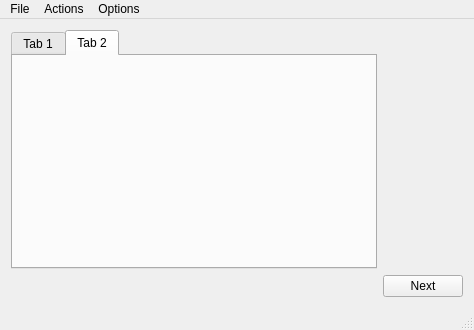
<?xml version="1.0" encoding="UTF-8"?>
<ui version="4.0">
 <class>MainWindow</class>
 <widget class="QMainWindow" name="MainWindow">
  <property name="enabled">
   <bool>true</bool>
  </property>
  <property name="geometry">
   <rect>
    <x>0</x>
    <y>0</y>
    <width>474</width>
    <height>330</height>
   </rect>
  </property>
  <property name="sizePolicy">
   <sizepolicy hsizetype="Minimum" vsizetype="Minimum">
    <horstretch>0</horstretch>
    <verstretch>0</verstretch>
   </sizepolicy>
  </property>
  <property name="minimumSize">
   <size>
    <width>0</width>
    <height>0</height>
   </size>
  </property>
  <property name="windowTitle">
   <string>SH3 Dynamic Campaign v1.2a</string>
  </property>
  <widget class="QWidget" name="centralWidget">
   <property name="sizePolicy">
    <sizepolicy hsizetype="Minimum" vsizetype="Minimum">
     <horstretch>0</horstretch>
     <verstretch>0</verstretch>
    </sizepolicy>
   </property>
   <layout class="QGridLayout" name="gridLayout">
    <item row="0" column="0">
     <widget class="QTabWidget" name="careersTW">
      <property name="enabled">
       <bool>true</bool>
      </property>
      <property name="sizePolicy">
       <sizepolicy hsizetype="Preferred" vsizetype="Preferred">
        <horstretch>0</horstretch>
        <verstretch>0</verstretch>
       </sizepolicy>
      </property>
      <property name="currentIndex">
       <number>1</number>
      </property>
      <widget class="QWidget" name="exampleTab">
       <attribute name="title">
        <string>Tab 1</string>
       </attribute>
       <widget class="QLabel" name="lblLabel">
        <property name="geometry">
         <rect>
          <x>242</x>
          <y>71</y>
          <width>46</width>
          <height>16</height>
         </rect>
        </property>
        <property name="sizePolicy">
         <sizepolicy hsizetype="Preferred" vsizetype="Preferred">
          <horstretch>0</horstretch>
          <verstretch>0</verstretch>
         </sizepolicy>
        </property>
        <property name="text">
         <string>TextLabel</string>
        </property>
       </widget>
      </widget>
      <widget class="QWidget" name="exampleTab2">
       <attribute name="title">
        <string>Tab 2</string>
       </attribute>
      </widget>
     </widget>
    </item>
    <item row="1" column="1">
     <widget class="QPushButton" name="pushButton_Next">
      <property name="sizePolicy">
       <sizepolicy hsizetype="Fixed" vsizetype="Fixed">
        <horstretch>0</horstretch>
        <verstretch>0</verstretch>
       </sizepolicy>
      </property>
      <property name="text">
       <string>Next</string>
      </property>
     </widget>
    </item>
   </layout>
  </widget>
  <widget class="QMenuBar" name="menuBar">
   <property name="geometry">
    <rect>
     <x>0</x>
     <y>0</y>
     <width>474</width>
     <height>21</height>
    </rect>
   </property>
   <widget class="QMenu" name="menuFile">
    <property name="title">
     <string>File</string>
    </property>
    <addaction name="actionExit"/>
   </widget>
   <widget class="QMenu" name="menuOptions">
    <property name="title">
     <string>Options</string>
    </property>
    <addaction name="actionSettings"/>
    <addaction name="actionAbout"/>
   </widget>
   <widget class="QMenu" name="menuActions">
    <property name="title">
     <string>Actions</string>
    </property>
    <addaction name="actionBackup_Files"/>
    <addaction name="actionCrash_Recovery"/>
    <addaction name="actionUninstall_SH3DC"/>
   </widget>
   <addaction name="menuFile"/>
   <addaction name="menuActions"/>
   <addaction name="menuOptions"/>
  </widget>
  <widget class="QStatusBar" name="statusBar"/>
  <action name="actionUninstall_SH3_Dynamic_Campaign">
   <property name="text">
    <string>Uninstall SH3 Dynamic Campaign</string>
   </property>
  </action>
  <action name="action">
   <property name="text">
    <string>Uninstall SH3 Dynamic Campaign</string>
   </property>
  </action>
  <action name="actionAbout">
   <property name="text">
    <string>About</string>
   </property>
  </action>
  <action name="actionExit">
   <property name="text">
    <string>Exit</string>
   </property>
  </action>
  <action name="actionSettings">
   <property name="text">
    <string>Settings</string>
   </property>
  </action>
  <action name="actionBackup_Files">
   <property name="text">
    <string>Backup Files</string>
   </property>
  </action>
  <action name="actionCrash_Recovery">
   <property name="text">
    <string>Crash Recovery</string>
   </property>
  </action>
  <action name="actionUninstall_SH3DC">
   <property name="text">
    <string>Uninstall SH3DC</string>
   </property>
  </action>
 </widget>
 <layoutdefault spacing="6" margin="11"/>
 <resources/>
 <connections/>
</ui>
